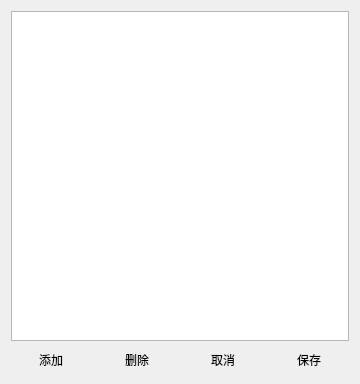
<?xml version="1.0" encoding="UTF-8"?>
<ui version="4.0">
 <class>TeacherWidget</class>
 <widget class="QWidget" name="TeacherWidget">
  <property name="geometry">
   <rect>
    <x>0</x>
    <y>0</y>
    <width>338</width>
    <height>384</height>
   </rect>
  </property>
  <property name="windowTitle">
   <string>Form</string>
  </property>
  <layout class="QGridLayout" name="gridLayout">
   <item row="0" column="0" colspan="4">
    <widget class="QTableView" name="tableView">
     <property name="showGrid">
      <bool>false</bool>
     </property>
    </widget>
   </item>
   <item row="1" column="0">
    <widget class="QPushButton" name="insertButton">
     <property name="text">
      <string>添加</string>
     </property>
     <property name="flat">
      <bool>true</bool>
     </property>
    </widget>
   </item>
   <item row="1" column="1">
    <widget class="QPushButton" name="deleteButton">
     <property name="text">
      <string>删除</string>
     </property>
     <property name="flat">
      <bool>true</bool>
     </property>
    </widget>
   </item>
   <item row="1" column="2">
    <widget class="QPushButton" name="cancelButton">
     <property name="text">
      <string>取消</string>
     </property>
     <property name="flat">
      <bool>true</bool>
     </property>
    </widget>
   </item>
   <item row="1" column="3">
    <widget class="QPushButton" name="saveButton">
     <property name="text">
      <string>保存</string>
     </property>
     <property name="flat">
      <bool>true</bool>
     </property>
    </widget>
   </item>
  </layout>
 </widget>
 <resources/>
 <connections/>
</ui>
